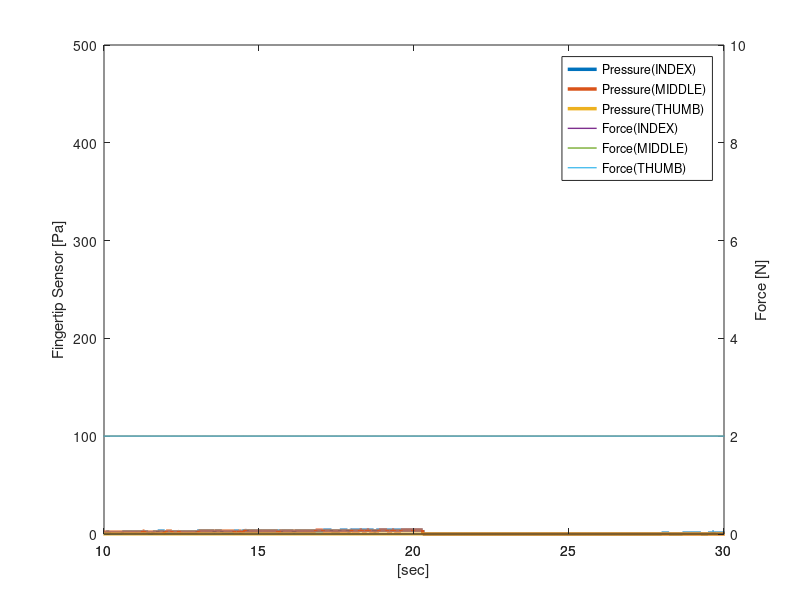

Write MATLAB code to recreate this figure.
clear all;
close all;
%% ENCODER CHECK

samplingtime = 0.002;
data= load('sensor.txt'); 
[r,c]=size(data);
t=1:r;
t=t*samplingtime;
dt= samplingtime:samplingtime:r*samplingtime;
for i = 1:3
    fingertip_sensor(:,i) = data(:,i);
    force(:,i) = data(:,i+3);
end


figure('Name', 'Fingertip_sensor');

[ax, h1, h2] = plotyy(...
    dt, fingertip_sensor, ...   
    dt, force);                 

set(h1, 'LineWidth', 2.5);
ylabel(ax(1), 'Fingertip Sensor [Pa]');
ylim(ax(1), [0 500]);


set(h2, 'LineWidth', 1);
ylabel(ax(2), 'Force [N]');
ylim(ax(2), [0 10]);


xlim(ax(1), [10 30]);
hold on;
xlim(ax(2), [10 30]);
xlabel('[sec]');

legend('Pressure(INDEX)', 'Pressure(MIDDLE)', 'Pressure(THUMB)','Force(INDEX)','Force(MIDDLE)','Force(THUMB)');

